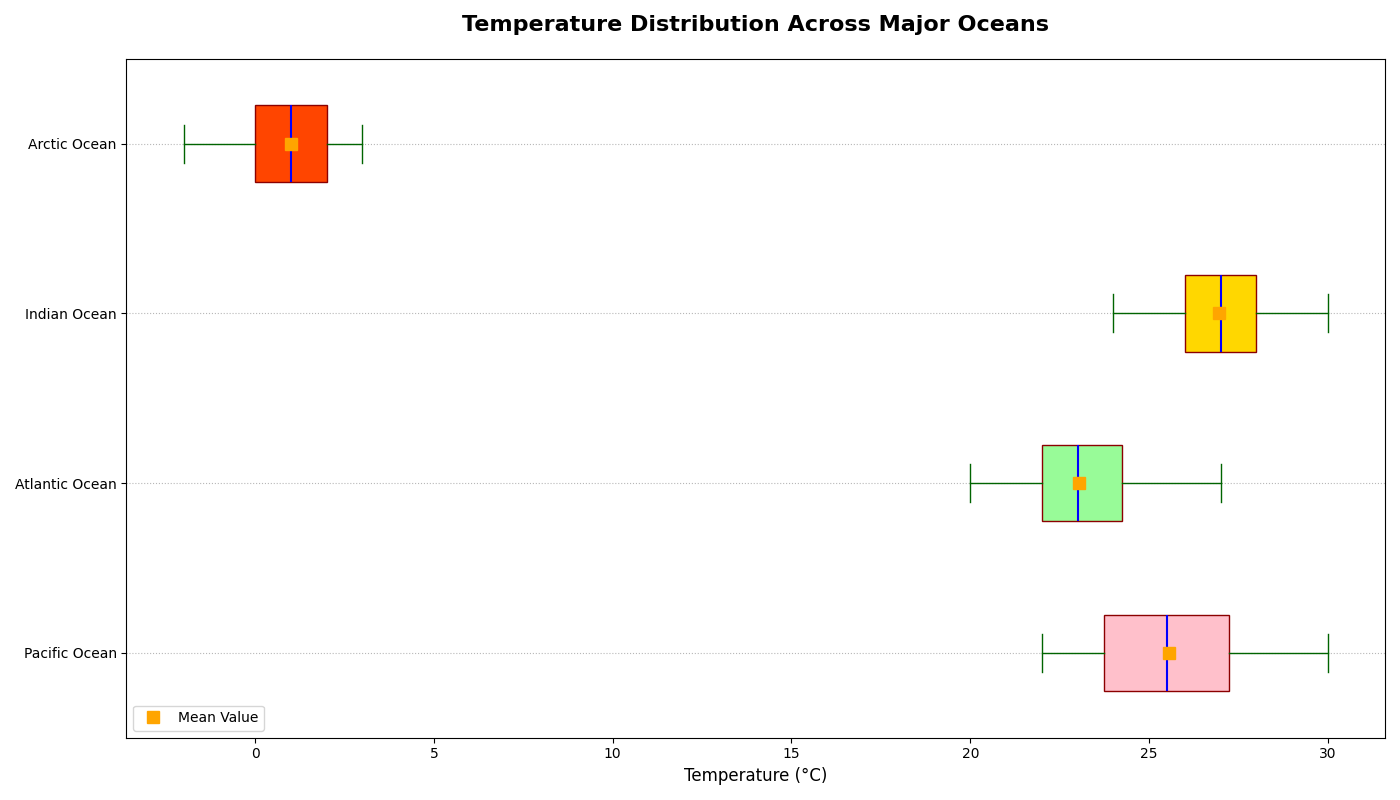

Write the Python code that produced this figure.
import matplotlib.pyplot as plt
import numpy as np

# Data for ocean temperatures
pacific_temps = [22, 24, 23, 23, 25, 26, 27, 24, 26, 28, 29, 30, 27, 25, 24, 28, 26, 23, 22, 29]
atlantic_temps = [20, 21, 22, 23, 22, 24, 25, 26, 23, 22, 21, 20, 22, 23, 24, 26, 27, 25, 23, 22]
indian_temps = [25, 27, 28, 29, 27, 26, 25, 24, 26, 27, 28, 29, 30, 29, 28, 27, 26, 25, 26, 27]
arctic_temps = [1, 2, 3, 2, 1, 0, -1, 1, 2, 3, -1, -2, 1, 0, 2, 3, -1, 1, 2, 1]

temperature_data = [pacific_temps, atlantic_temps, indian_temps, arctic_temps]
ocean_names = ['Pacific Ocean', 'Atlantic Ocean', 'Indian Ocean', 'Arctic Ocean']

fig, ax = plt.subplots(figsize=(14, 8))

# Creating the horizontal boxplot
box = ax.boxplot(temperature_data, vert=False, patch_artist=True, notch=False,
                 boxprops=dict(facecolor='pink', color='darkred'),
                 whiskerprops=dict(color='darkgreen', linestyle='-'),
                 capprops=dict(color='darkgreen'),
                 medianprops=dict(color='blue', linewidth=1.5),
                 flierprops=dict(marker='^', color='purple', alpha=0.6),
                 meanline=False, showmeans=True, meanprops=dict(marker='s', markerfacecolor='orange', markeredgecolor='orange', markersize=8))

colors = ['#FFC0CB', '#98FB98', '#FFD700', '#FF4500']
for patch, color in zip(box['boxes'], colors):
    patch.set_facecolor(color)

ax.set_xlabel('Temperature (°C)', fontsize=12)
ax.set_yticks([1, 2, 3, 4])
ax.set_yticklabels(ocean_names)
ax.set_title('Temperature Distribution Across Major Oceans', fontsize=16, fontweight='bold', pad=20)

ax.legend([box["means"][0]], ['Mean Value'], loc='lower left', fontsize=10)

ax.grid(axis='y', linestyle=':', alpha=0.9)

plt.tight_layout()
plt.show()
